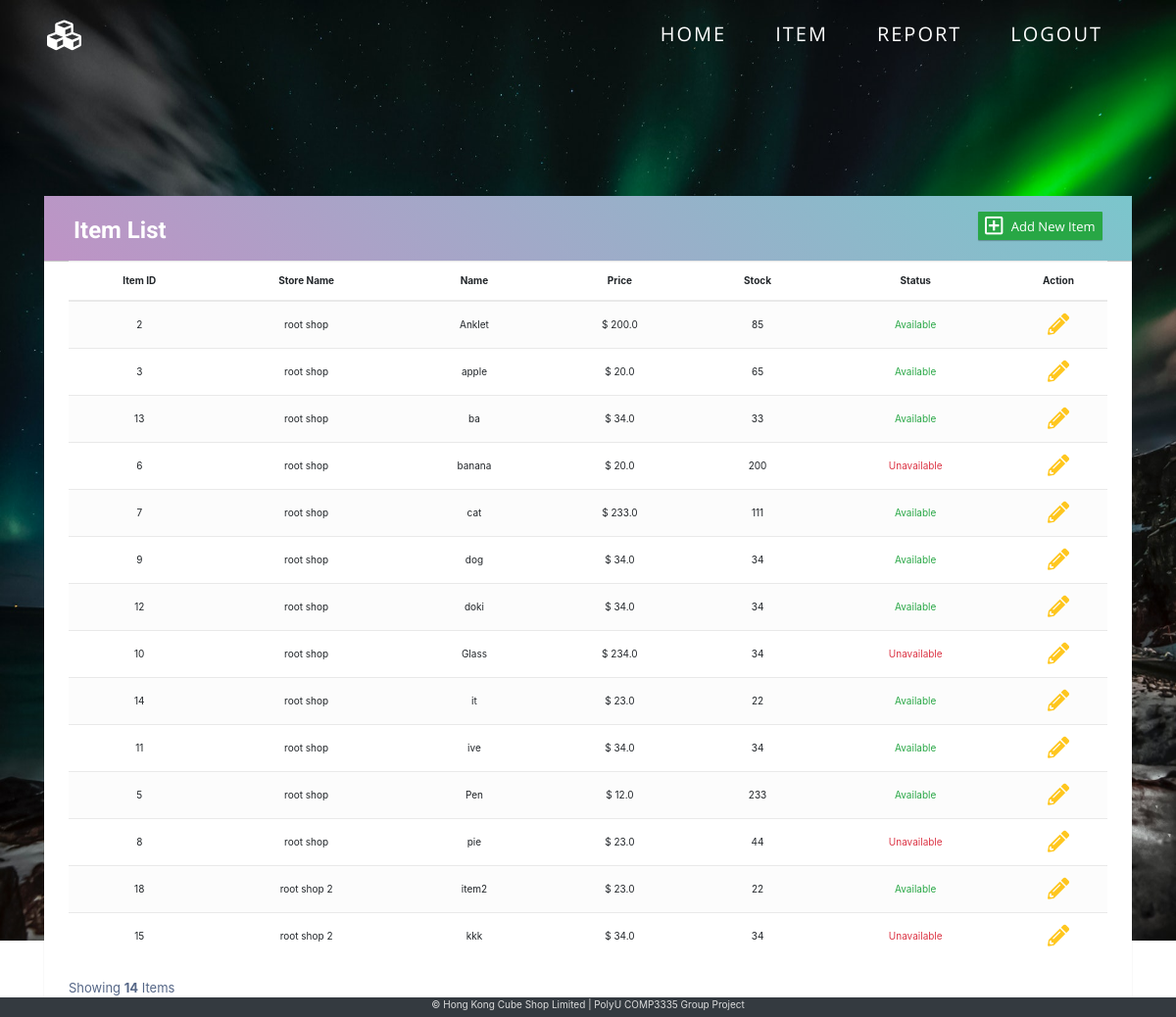
The page /item.php (signed in) on the database its author committed.
### tables this page shows
CREATE TABLE `goods` (
  `goodsNumber` int(10) NOT NULL,
  `consignmentStoreID` int(10) NOT NULL,
  `goodsName` varchar(255) NOT NULL,
  `stockPrice` decimal(10,1) NOT NULL,
  `remainingStock` int(7) NOT NULL DEFAULT '0',
  `status` int(1) NOT NULL COMMENT 'The goods should include 2 stock status:  \n1. “Available”: Show only the available goods.  \n2. “Unavailable”: The goods has been discontinued or not already for sell.  '
);

CREATE TABLE `consignmentstore` (
  `consignmentStoreID` int(10) NOT NULL,
  `tenantID` varchar(50) NOT NULL,
  `ConsignmentStoreName` varchar(255) NOT NULL
);

### www/item.php (the view, shortened to what this page needs)
<?php
require "header.php";
?>
<link rel="stylesheet" href="https://stackpath.bootstrapcdn.com/bootstrap/4.3.1/css/bootstrap.min.css">
<link rel="stylesheet" href="css/item.css">
<div class="body-container">
    <div class="anim">
        <ui class="box-area">
        </ui>
    </div>
    <div class="container">
        <div class="table-wrapper">
            <div class="table-title">
                <div class="row">
                    <div class="col-sm-6">
                        <h2><b>Item List</b></h2>
                    </div>
                    <div class="col-sm-6">
                        <a href="#addItem" class="btn btn-success" data-toggle="modal"><i class="far fa-plus-square"></i> <span>&nbsp;Add New Item</span></a>
                    </div>
                </div>
            </div>
            <table class="table table-striped table-hover text-center">
                <thead>
                    <tr>
                        <th>Item ID</th>
                        <th>Store Name</th>
                        <th>Name</th>
                        <th>Price</th>
                        <th>Stock</th>
                        <th>Status</th>
                        <th>Action</th>
                    </tr>
                </thead>
                <tbody>
                    <?php
                    $num = 0;
                    if (isset($_SESSION['storeID'])) {
                        $storeID = $_SESSION['storeID'];
                        for ($i = 0; $i < count($storeID); $i++) {
                            $stmtGetItem = $conn->prepare("SELECT * FROM goods where consignmentStoreID = ? ORDER BY case when goodsName = 'fff' then 1 else 2 end, goodsName ASC");
                            $stmtGetItem->bind_param("i", $storeID[$i]);
                            $stmtGetItem->execute();
                            $itemResult = $stmtGetItem->get_result();
                            while ($itemRow = mysqli_fetch_assoc($itemResult)) {
                                $num++;
                    ?>
                                <tr>
                                    <td><?= $itemRow['goodsNumber'] ?></td>
                                    <td><?php
                                        $stmtGetShopName = $conn->prepare("SELECT * FROM consignmentstore where consignmentStoreID =?");
                                        $stmtGetShopName->bind_param("i", $storeID[$i]);
                                        $stmtGetShopName->execute();
                                        $shopNameResult = $stmtGetShopName->get_result();
                                        $shopName = mysqli_fetch_assoc($shopNameResult);
                                        echo $shopName['ConsignmentStoreName'];
                                        ?>
                                    </td>
                                    <td><?= $itemRow['goodsName'] ?></td>
                                    <td>$ <?= $itemRow['stockPrice'] ?></td>
                                    <td><?= $itemRow['remainingStock'] ?></td>
                                    <?php
                                    if ($itemRow['status'] == 1) {
                                        echo '<td class="text-success">Available';
                                    } else if ($itemRow['status'] == 2) {
                                        echo '<td class="text-danger">Unavailable';
                                    } else {
                                        echo '<td class="text-danger">Unavailable';
                                    }
                                    ?>
                                    </td>
                                    <td>
                                        <a href="#Edit<?= $itemRow['goodsNumber'] ?>" class="edit" data-toggle="modal"><i class="fas fa-pencil-alt" data-toggle="tooltip" title="Edit"></i></a>
                                    </td>
                                </tr>
                        <?php
                            }
                        }
                        ?>
                </tbody>
            </table>
            <div class="clearfix">
                <div class="hint-text">Showing <b><?= $num ?></b> Items</div>
            </div>
        </div>
    </div>
</div>
<?php
                    } else {
                        session_destroy();
                        header("Location: index.php");
                        exit();
                    }
?>
<?php
require "footer.php";
?>

### www/css/global.css (style rules this page uses)
* { margin: 0; padding: 0; box-sizing: border-box; }
html { font-size: 10px; line-height: 1.5; color: #ddd; height: 100%; width: 100%; }
h1, h2, h3, h4, h5, h6 { font-family: "Roboto", sans-serif; }
p, a, ul, li, span, label { font-family: "Open Sans", sans-serif; }
body { overflow-x: hidden; background-color: #111; height: 100%; }
a { text-decoration: none; color: #ddd; }
.body-container { min-height: 100vh; align-items: center; }
.box-area { position: absolute; top: 0; left: 0; width: 100%; height: 100%; overflow: hidden; z-index: -1; }

### www/css/item.css (style rules this page uses)
body { color: #566787; background: url("../img/itembg.jpg"); background-repeat: no-repeat; background-size: 100% 120%; }
.table-title { background: linear-gradient(40deg, #be93c5, #7bc6cc) !important; }

### www/css/viewOrder.css (style rules this page uses)
body { color: #566787; background:url("../img/recordBG.jpg"); }
.table-wrapper { position: relative; top: 10rem; background: #fff; padding: 0rem 2.5rem 2rem 2.5rem; margin: 0; margin-bottom: 10rem; border-radius: 1px; box-shadow: 0 1px 1px rgba(0, 0, 0, 0.247); }
.table-title { padding-bottom: 15px; background: linear-gradient(40deg, #2096ff, #05ffa3) !important; color: #fff; padding: 16px 30px; margin: 10rem -25px 0; border-radius: 1px 1px 0 0; box-shadow: 0 1px 1px rgba(0, 0, 0, 0.247); }
.table-title h2 { margin: 5px 0 0; font-size: 24px; }
.table-title .btn { color: #fff; float: right; font-size: 13px; border: none; min-width: 50px; border-radius: 1px; border: none; outline: none !important; margin-left: 10px; box-shadow: 0 1px 1px rgba(0, 0, 0, 0.247); }
.table-title .btn i { float: left; font-size: 21px; margin-right: 5px; }
.table-title .btn span { float: left; margin-top: 2px; }
table.table tr th, table.table tr td { border-color: #e9e9e9; padding: 12px 15px; vertical-align: middle; }
table.table tr th:last-child { width: 100px; }
table.table-striped tbody tr:nth-of-type(odd) { background-color: #fcfcfc; }
table.table td:last-child i { opacity: 0.9; font-size: 22px; margin: 0 5px; }
table.table td a { font-weight: bold; color: #566787; display: inline-block; text-decoration: none; outline: none !important; }
table.table td a.edit { color: #ffc107; }
table.table td i { font-size: 19px; }
.hint-text { float: left; margin-top: 10px; font-size: 13px; }

### rows shown on the page
goods: goodsNumber "2", consignmentStoreID.ConsignmentStoreName "root shop", goodsName "Anklet", stockPrice "200.0", remainingStock "85", status "Available"
goods: goodsNumber "3", consignmentStoreID.ConsignmentStoreName "root shop", goodsName "apple", stockPrice "20.0", remainingStock "65", status "Available"
goods: goodsNumber "13", consignmentStoreID.ConsignmentStoreName "root shop", goodsName "ba", stockPrice "34.0", remainingStock "33", status "Available"
goods: goodsNumber "6", consignmentStoreID.ConsignmentStoreName "root shop", goodsName "banana", stockPrice "20.0", remainingStock "200", status "Unavailable"
goods: goodsNumber "7", consignmentStoreID.ConsignmentStoreName "root shop", goodsName "cat", stockPrice "233.0", remainingStock "111", status "Available"
goods: goodsNumber "9", consignmentStoreID.ConsignmentStoreName "root shop", goodsName "dog", stockPrice "34.0", remainingStock "34", status "Available"
goods: goodsNumber "12", consignmentStoreID.ConsignmentStoreName "root shop", goodsName "doki", stockPrice "34.0", remainingStock "34", status "Available"
goods: goodsNumber "10", consignmentStoreID.ConsignmentStoreName "root shop", goodsName "Glass", stockPrice "234.0", remainingStock "34", status "Unavailable"
goods: goodsNumber "14", consignmentStoreID.ConsignmentStoreName "root shop", goodsName "it", stockPrice "23.0", remainingStock "22", status "Available"
goods: goodsNumber "11", consignmentStoreID.ConsignmentStoreName "root shop", goodsName "ive", stockPrice "34.0", remainingStock "34", status "Available"
goods: goodsNumber "5", consignmentStoreID.ConsignmentStoreName "root shop", goodsName "Pen", stockPrice "12.0", remainingStock "233", status "Available"
goods: goodsNumber "8", consignmentStoreID.ConsignmentStoreName "root shop", goodsName "pie", stockPrice "23.0", remainingStock "44", status "Unavailable"
goods: goodsNumber "18", consignmentStoreID.ConsignmentStoreName "root shop 2", goodsName "item2", stockPrice "23.0", remainingStock "22", status "Available"
goods: goodsNumber "15", consignmentStoreID.ConsignmentStoreName "root shop 2", goodsName "kkk", stockPrice "34.0", remainingStock "34", status "Unavailable"

### other values the page prints
$num "14"
